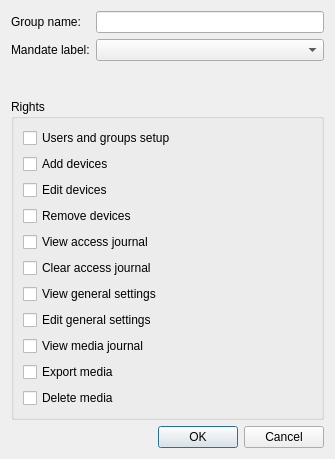
<?xml version="1.0" encoding="UTF-8"?>
<ui version="4.0">
 <class>CEditMandatoryGroup</class>
 <widget class="QDialog" name="CEditMandatoryGroup">
  <property name="geometry">
   <rect>
    <x>0</x>
    <y>0</y>
    <width>335</width>
    <height>459</height>
   </rect>
  </property>
  <property name="windowTitle">
   <string>Dialog</string>
  </property>
  <layout class="QGridLayout" name="gridLayout_2">
   <item row="0" column="0">
    <layout class="QFormLayout" name="NameLayout">
     <item row="0" column="0">
      <widget class="QLabel" name="GroupName_Label">
       <property name="text">
        <string>Group name:</string>
       </property>
      </widget>
     </item>
     <item row="0" column="1">
      <widget class="QLineEdit" name="GroupName_Edit"/>
     </item>
     <item row="1" column="0">
      <widget class="QLabel" name="MandatoryMark_Label">
       <property name="text">
        <string>Mandate label:</string>
       </property>
      </widget>
     </item>
     <item row="1" column="1">
      <widget class="QComboBox" name="MandatoryMark_comboBox"/>
     </item>
    </layout>
   </item>
   <item row="1" column="0">
    <widget class="QGroupBox" name="Rights_groupBox">
     <property name="title">
      <string>Rights</string>
     </property>
     <layout class="QGridLayout" name="gridLayout">
      <item row="4" column="0">
       <widget class="QCheckBox" name="alertsView_checkBox">
        <property name="text">
         <string>View access journal </string>
        </property>
        <property name="checked">
         <bool>false</bool>
        </property>
       </widget>
      </item>
      <item row="5" column="0">
       <widget class="QCheckBox" name="alertsDelete_checkBox">
        <property name="text">
         <string>Clear access journal</string>
        </property>
        <property name="checked">
         <bool>false</bool>
        </property>
       </widget>
      </item>
      <item row="6" column="0">
       <widget class="QCheckBox" name="generalSettingsView_checkBox">
        <property name="text">
         <string>View general settings</string>
        </property>
        <property name="checked">
         <bool>false</bool>
        </property>
       </widget>
      </item>
      <item row="0" column="0">
       <widget class="QCheckBox" name="UserControl_checkBox">
        <property name="text">
         <string>Users and groups setup</string>
        </property>
        <property name="checked">
         <bool>false</bool>
        </property>
       </widget>
      </item>
      <item row="3" column="0">
       <widget class="QCheckBox" name="DeleteDevice_checkBox">
        <property name="text">
         <string>Remove devices</string>
        </property>
        <property name="checked">
         <bool>false</bool>
        </property>
       </widget>
      </item>
      <item row="7" column="0">
       <widget class="QCheckBox" name="generalSettingsChange_checkBox">
        <property name="text">
         <string>Edit general settings</string>
        </property>
        <property name="checked">
         <bool>false</bool>
        </property>
       </widget>
      </item>
      <item row="2" column="0">
       <widget class="QCheckBox" name="editDevice_checkBox">
        <property name="text">
         <string>Edit devices</string>
        </property>
        <property name="checked">
         <bool>false</bool>
        </property>
       </widget>
      </item>
      <item row="9" column="0">
       <widget class="QCheckBox" name="VideosDecrypt_checkBox">
        <property name="text">
         <string>Export media</string>
        </property>
        <property name="checked">
         <bool>false</bool>
        </property>
       </widget>
      </item>
      <item row="8" column="0">
       <widget class="QCheckBox" name="VideosView_checkBox">
        <property name="text">
         <string>View media journal</string>
        </property>
        <property name="checked">
         <bool>false</bool>
        </property>
       </widget>
      </item>
      <item row="1" column="0">
       <widget class="QCheckBox" name="AddDevice_checkBox">
        <property name="text">
         <string>Add devices</string>
        </property>
        <property name="checked">
         <bool>false</bool>
        </property>
       </widget>
      </item>
      <item row="10" column="0">
       <widget class="QCheckBox" name="videosDelete_checkBox">
        <property name="text">
         <string>Delete media</string>
        </property>
        <property name="checked">
         <bool>false</bool>
        </property>
       </widget>
      </item>
     </layout>
    </widget>
   </item>
   <item row="2" column="0">
    <widget class="QDialogButtonBox" name="buttonBox">
     <property name="standardButtons">
      <set>QDialogButtonBox::StandardButton::Cancel|QDialogButtonBox::StandardButton::Ok</set>
     </property>
    </widget>
   </item>
  </layout>
 </widget>
 <resources/>
 <connections/>
</ui>
